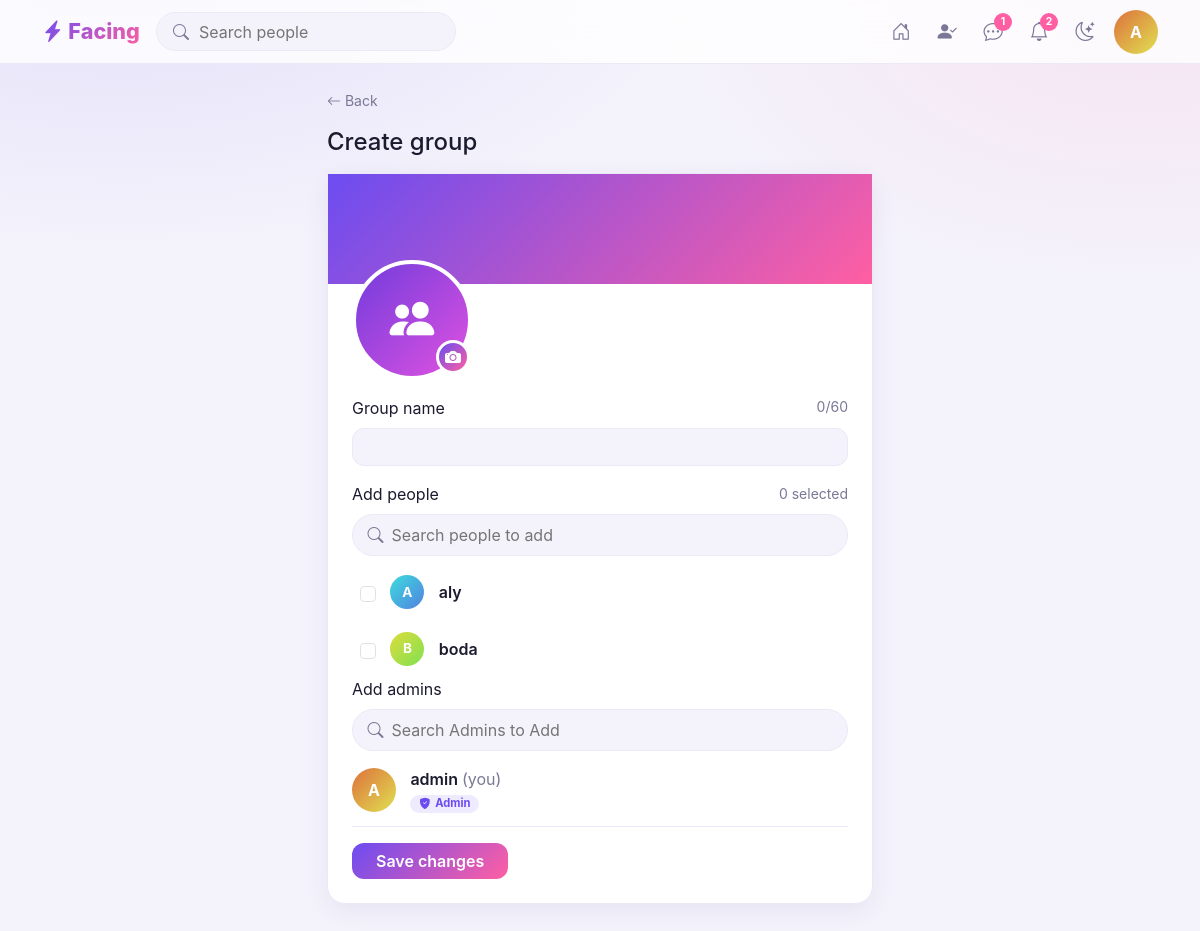
The page /messages/group/ (signed in) on the database its author committed.
### accounts/models.py (models this page shows, shortened)
class User(AbstractBaseUser, PermissionsMixin):
    class Colors(models.IntegerChoices):
        YELLOW = 20, "Yellow"
        AQUA = 180, "Aqua"
        GBLUE = 150, "Green Blue"
        BLUE = 200, "Blue"
        GREEN = 100, "Green"
        PURPLE = 240, "Purple"
        YGREEN = 60, "Yellow Green"
        DPURPLE = 260, "Deep Purple"
    id = models.UUIDField(primary_key=True, default=uuid.uuid4, editable=False)
    username = models.CharField(max_length=50, unique=True)
    email = models.EmailField(max_length=300, unique=True)
    img = models.ImageField(upload_to="ProfileImg", null=True, blank=True)
    color = models.IntegerField(
        choices=Colors.choices, default=random.choice(Colors.values)
    )
    bio = models.CharField(max_length=100, null=True, blank=True)
    city = models.CharField(max_length=100, null=True, blank=True)
    place = models.CharField(max_length=100, null=True, blank=True)
    is_private = models.BooleanField(default=False)
    show_followers = models.BooleanField(default=True)
    show_following = models.BooleanField(default=True)
    check_follower = models.BooleanField(default=False)
    slug = models.SlugField(null=True, blank=True)
    verified = models.BooleanField(default=False)
    is_active = models.BooleanField(default=True)
    is_staff = models.BooleanField(default=False)
    is_admin = models.BooleanField(default=False)
    is_superuser = models.BooleanField(default=False)
    date_joined = models.DateTimeField(auto_now_add=True)
    last_login = models.DateTimeField(auto_now=True)
    USERNAME_FIELD = "email"
    REQUIRED_FIELDS = ["username"]
    objects = UserManager()

### message/views.py (the view, shortened to what this page needs)
# urls.py: path("group/", views.group, name="group"),
@login_required
def group(request, id=None):
    next_url = get_safe_next_url(request)
    followers = Follow.objects.filter(
        Q(following=request.user, status=Follow.Status.ACCEPTED)
    ).values_list("follower_id", flat=True)
    following = Follow.objects.filter(
        Q(follower=request.user, status=Follow.Status.ACCEPTED)
    ).values_list("following_id", flat=True)
    follow_set = set()
    for i in followers:
        if Follow.objects.filter(
            following=i, follower=request.user, status=Follow.Status.ACCEPTED
        ).exists():
            follow_set.add(i)
    for i in following:
        if Follow.objects.filter(
            follower=i, following=request.user, status=Follow.Status.ACCEPTED
        ).exists():
            follow_set.add(i)
    users = User.objects.filter(id__in=follow_set)
    conversation = None
    if id:
        conversation = get_object_or_404(Conversation, id=id)
        following.exclude(following__in=conversation.participants.all())
        if request.user not in conversation.admin.all():
            return redirect(next_url)
        form = GroupForm(request.POST, request.FILES, instance=conversation)
    else:
        form = GroupForm(request.POST, request.FILES)
    context = {"form": form, "users": users, "conv": conversation}
    return render(request, "messages/group.html", context)

### message/forms.py (shortened to what this page needs)
class GroupForm(forms.ModelForm):
    class Meta:
        model = Conversation
        fields = ["participants", "admin", "group_name", "group_image"]

### message/context_processors.py (called while the page is built)
def nav_counters(request):
    requests = Follow.objects.filter(
        following=request.user, status=Follow.Status.PENDING
    ).count()
    return {"requests": requests}

### posts/utils.py (called while the page is built)
def get_safe_next_url(request, default="home"):
    next_url = request.POST.get("next")
    if url_has_allowed_host_and_scheme(
        next_url,
        allowed_hosts={request.get_host()},
        require_https=request.is_secure(),
    ):
        return next_url
    return reverse(default)

### templates/messages/group.html (shortened to what this page needs)
{% extends 'base.html' %}
{% load my_filters  %}
{% block body %}
<main class="container py-4">
  <div class="row justify-content-center">
    <div class="col-lg-6">
      <a class="small muted" href="{% url 'lobby' %}"><i class="bi bi-arrow-left"></i> Back</a>
      <h4 class="my-3">{% if conv %} Edit {% else %} Create {% endif %} group</h4>
      <form class="card mb-3 " method="post"  enctype="multipart/form-data">
        <div class="group-banner"></div>
        <div class="card-body  p-4">
          <label class="avatar-edit" title="Change group photo">
            <span class="av av-xl" id="groupAvatar"
              {% if conv %}style="background-image:url('{{ conv.group_image.url }}');background-size:cover;background-position:center;"{% endif %}>
              {% if not conv %}<i class="bi bi-people-fill"></i>{% endif %}
            </span>
            <span class="avatar-cam"><i class="bi bi-camera-fill"></i></span>
          </label>
          <div class="mb-3">
            <div class="d-flex justify-content-between"><label class="form-label" for="groupName">Group name</label><small class="muted" id="nameCount"></small></div>
            <input id="groupName" name="group_name"  value='{{conv.group_name}}' class="form-control" maxlength="60" value="{{conv.group_name}}" required data-counter="#nameCount">
          </div>
          <div class="d-flex justify-content-between align-items-center mb-2">
            <label class="form-label mb-0">Add people</label><small class="muted"><span id="selCount">0</span> selected</small>
          </div>
          <div class="search-box mb-2">
            <i class="bi bi-search"></i>
            <input type="search" placeholder="Search people to add" aria-label="Search people to add" data-live-search="#candidates" autocomplete="off">
          </div>
          <div class="pick-list" id="candidates">
          {% for i in users %}
          <label class="person pick" data-item>
            <input class="form-check-input" type="checkbox" name="participants" {% if i in conv.participants.all %} checked {% endif %} value="{{i.id}}">
            <span class="av av-sm"
              style="{% if i.img %}background-image:url('{{ i.img.url }}');background-size:cover;background-position:center;{% else %}--h:{{i.color}}{% endif %}">
              {% if not i.img %}{{ i.username|first|upper }}{% endif %}
            </span>
            <span class="name flex-grow-1">{{i.username}}</span>
          </label>
          {% endfor %}
          </div>
          <div class="d-flex justify-content-between align-items-center mb-2">
            <label class="form-label mb-0">Add admins</label>
          </div>
          <div class="search-box mb-1">
            <i class="bi bi-search"></i>
            <input type="search" placeholder="Search Admins to Add" aria-label="Search admins" data-live-search="#members" autocomplete="off">
          </div>
          <div id="members">
            {% if conv %}
              {% for i in conv.participants.all|admins_first:conv.admin.all %}
                {% if i not in conv.admin.all %}
                  <label class="person pick" data-item>
                    <input class="form-check-input" type="checkbox" name="admin" value="{{i.id}}">
                    <span class="av av-sm"
                      style="{% if i.img %}background-image:url('{{ i.img.url }}');background-size:cover;background-position:center;{% else %}--h:{{i.color}}{% endif %}">
                      {% if not i.img %}{{ i.username|first|upper }}{% endif %}
                    </span>
                    <span class="name flex-grow-1">{{i.username}}</span>
                  </label>
                {% else %}
                  <div class="person" data-item>
                      <span class="av"
                      style="{% if i.img %}background-image:url('{{ i.img.url }}');background-size:cover;background-position:center;{% else %}--h:{{i.color}}{% endif %}">
                      {% if not i.img %}{{ i.username|first|upper }}{% endif %}
                      </span>
                    <div class="flex-grow-1"><a class="name" href="{% url 'profile' i.id %}">{{i.username}} <span class="muted fw-normal">{% if i == request.user %}(you){% endif %}</span></a><small class="d-block">{% if i in conv.admin.all %}<span class="role-chip"><i class="bi bi-shield-fill-check"></i> Admin </span>{% endif %} </small></div>
                  </div>
                {% endif %}
              {% endfor %}
              {% else %}
                <div class="person" data-item>
                  <span class="av"
                    style="{% if user.img %}background-image:url('{{ user.img.url }}');background-size:cover;background-position:center;{% else %}--h:{{user.color}}{% endif %}">
                    {% if not user.img %}{{ user.username|first|upper }}{% endif %}
                  </span>
                  <div class="flex-grow-1"><a class="name" href="{% url 'profile' user.id %}">{{user.username}} <span class="muted fw-normal">(you)</span></a><small class="d-block"><span class="role-chip"><i class="bi bi-shield-fill-check"></i> Admin </span> </small></div>
                </div>
            {% endif %}
            <button class="btn btn-brand px-4 mt-3">Save changes</button>
        </div>
      </div>
      </form>
      </div>
    </div>
</main>
{% endblock body %}

### templates/navbar.html (shortened to what this page needs)
<nav class="topbar sticky-top"><div class="container d-flex align-items-center gap-3">
  <a class="brand" href="{% url 'home' %}"><i class="bi bi-lightning-charge-fill"></i> Facing</a>
  {% if request.user.is_authenticated %}
  <form class="search d-none d-md-flex" action='{% url "search" %}'><i class="bi bi-search muted"></i><input placeholder="Search people" aria-label="Search" name='u'></form>
  <div class="ms-auto d-flex align-items-center gap-1">
    <a class="nav-i" data-p="feed" {% if request.path == '/' %} aria-current="page" {% endif %} href="{% url 'home' %}" title="Home"><i class="bi bi-house-door"></i></a>
    <a class="nav-i" data-p="friends"  href="{% url 'requests' %}" title="Friend requests"> <i class="bi bi-person-check-fill"></i></a>
    <button class="nav-i" type="button" id="msgToggle" title="Messages" aria-label="Messages" aria-expanded="false" aria-controls="msgPanel"><i class="bi bi-chat-dots"></i><b class="dot">1</b></button>
    <a class="nav-i" data-p="notifications" href="notifications.html" title="Notifications"><i class="bi bi-bell"></i><b class="dot">2</b></a>
    {% endif %}
    <button class="nav-i" {% if user.is_anonymous %} style='margin-left:auto'{% endif %} type="button" data-theme-toggle title="Toggle theme"><i class="bi bi-moon-stars"></i></button>
    <div class="dropdown ms-1">
      {% if request.user.is_authenticated %}
      <a href="#" data-bs-toggle="dropdown" aria-label="Account">
          <span class="av " id="avatarPrev"
              style="{% if user.img %}background-image:url('{{ request.user.img.url }}');background-size:cover;background-position:center;{% else %}--h:{{request.user.color}}{% endif %}">
              {% if not request.user.img %}{{ user.username|first|upper }}{% endif %}
          </span>
      </a>
      {% else %}
      <a  href="{% url 'account_login' %}">Login /</a>
      <a  href="{% url 'account_signup' %}">Signup</a>
      {% endif %}
    </div>
  </div></div>
</nav>

### static/assets/css/style.css (style rules this page uses)
:root { --bg:#f4f3fb;--card:#fff;--ink:#1b1a2e;--muted:#7a7896;--line:#ebe9f7;--soft:#efebff;--brand:#6c4cf1;--brand2:#ff5fa2;--blue:#1d9bf0; --grad:linear-gradient(135deg,var(--brand),var(--brand2));--r:18px;--shadow:0 6px 24px rgba(60,40,140,.08) }
body { background:var(--bg);color:var(--ink);font-family:"Inter","Segoe UI",system-ui,sans-serif;min-height:100vh; background-image:radial-gradient(600px 300px at 10% -5%,rgba(108,76,241,.12),transparent),radial-gradient(500px 300px at 95% 0,rgba(255,95,162,.10),transparent);background-attachment:fixed }
a { color:var(--brand);text-decoration:none }
.muted { color:var(--muted) }
.card,.modal-content,.dropdown-menu,.list-group-item { background:var(--card);color:var(--ink);border:1px solid var(--line) }
.card { border-radius:var(--r);box-shadow:var(--shadow) }
.form-control,.form-select { background:var(--bg);color:var(--ink);border:1px solid var(--line);border-radius:12px }
.name { font-weight:600;color:var(--ink) }
.btn { border-radius:12px;font-weight:600;transition:transform .15s,box-shadow .15s,background .15s }
.btn-brand { background:var(--grad);color:#fff;border:0 }
.av { --h:260;display:inline-flex;align-items:center;justify-content:center;width:44px;height:44px;border-radius:50%;flex:none;color:#fff;font-weight:700; background:linear-gradient(135deg,hsl(var(--h) 70% 55%),hsl(calc(var(--h) + 40) 70% 60%));background-size:cover;background-position:center;overflow:hidden }
.av-sm { width:34px;height:34px;font-size:.85rem }
.av-xl { width:120px;height:120px;font-size:2.8rem;border:4px solid var(--card) }
.person { display:flex;align-items:center;gap:.9rem;padding:.8rem 0;border-bottom:1px solid var(--line) }
.topbar { background:color-mix(in srgb,var(--card) 80%,transparent);backdrop-filter:blur(14px);border-bottom:1px solid var(--line);padding:.6rem 0;z-index:1030 }
.brand { font-weight:800;font-size:1.35rem;background:var(--grad);-webkit-background-clip:text;background-clip:text;color:transparent }
.search { align-items:center;gap:.5rem;background:var(--bg);border:1px solid var(--line);border-radius:999px;padding:.35rem 1rem;width:300px }
.search input { background:none;border:0;outline:0;color:var(--ink);width:100% }
.nav-i { position:relative;width:42px;height:42px;display:grid;place-items:center;border-radius:12px;border:0;background:none;color:var(--muted);font-size:1.2rem }
.dot { position:absolute;top:2px;right:2px;min-width:18px;height:18px;border-radius:9px;background:var(--brand2);color:#fff;font-size:.65rem;display:grid;place-items:center }

### static/assets/css/stories.css (style rules this page uses)
:root { --st-primary: var(--bs-primary, #4f46e5); --st-on-primary: #fff; --st-bg: #f3f5fa; --st-surface: #fff; --st-surface-2: #f1f5f9; --st-text: #0f172a; --st-muted: #64748b; --st-border: #e2e8f0; --st-danger: #e11d48; --st-heart: #ff3b5c; --st-grad: linear-gradient(45deg, #f9ce34 0%, #ee2a7b 55%, #6228d7 100%); --st-radius: 16px; --st-shadow: 0 8px 28px rgba(15, 23, 42, .08); --st-font: system-ui, -apple-system, "Segoe UI", Roboto, "Helvetica Neue", Arial, sans-serif; }

### static/assets/css/chat.css (style rules this page uses)
.search-box { display:flex;align-items:center;gap:.5rem;background:var(--bg);border:1px solid var(--line);border-radius:999px;padding:.35rem .9rem;transition:border-color .15s,box-shadow .15s }
.search-box i { color:var(--muted) }
.search-box input { flex:1;min-width:0;background:none;border:0;outline:0;color:var(--ink);padding:.15rem 0 }
.group-banner { height:110px;background:var(--grad) }
.avatar-edit { position:relative;display:inline-block;margin:-48px 0 1rem;cursor:pointer }
.avatar-cam { position:absolute;right:2px;bottom:6px;width:34px;height:34px;display:grid;place-items:center;border-radius:50%;background:var(--grad);color:#fff;border:3px solid var(--card) }
.pick-list { max-height:260px;overflow-y:auto }
.person { display:flex;align-items:center;gap:.9rem;padding:.8rem 0;border-bottom:1px solid var(--line) }
.person.pick { cursor:pointer;margin:0;padding:.7rem .5rem;border-radius:12px;border-bottom:0 }
.role-chip { display:inline-flex;align-items:center;gap:.3rem;font-size:.7rem;font-weight:700;color:var(--brand);background:var(--soft);padding:.05rem .55rem;border-radius:999px }

### rows shown on the page
User: username|first "A", username "admin"
User: {{ i.color }} 180 (drawn), username|first "A", username "aly"
User: {{ i.color }} 60 (drawn), username|first "B", username "boda"
